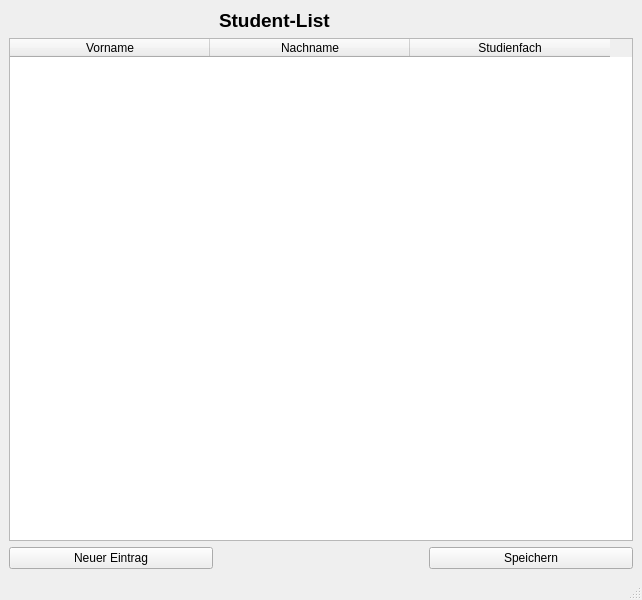
<?xml version="1.0" encoding="UTF-8"?>
<ui version="4.0">
 <class>MainWindow</class>
 <widget class="QMainWindow" name="MainWindow">
  <property name="geometry">
   <rect>
    <x>0</x>
    <y>0</y>
    <width>642</width>
    <height>600</height>
   </rect>
  </property>
  <property name="windowTitle">
   <string>MainWindow</string>
  </property>
  <widget class="QWidget" name="centralwidget">
   <layout class="QGridLayout" name="gridLayout">
    <item row="0" column="1">
     <widget class="QLabel" name="label">
      <property name="font">
       <font>
        <pointsize>14</pointsize>
        <bold>true</bold>
       </font>
      </property>
      <property name="text">
       <string>Student-List</string>
      </property>
     </widget>
    </item>
    <item row="1" column="0" colspan="3">
     <widget class="QTableWidget" name="studentsTable">
      <property name="gridStyle">
       <enum>Qt::PenStyle::SolidLine</enum>
      </property>
      <attribute name="horizontalHeaderDefaultSectionSize">
       <number>200</number>
      </attribute>
      <attribute name="horizontalHeaderShowSortIndicator" stdset="0">
       <bool>false</bool>
      </attribute>
      <attribute name="horizontalHeaderStretchLastSection">
       <bool>false</bool>
      </attribute>
      <attribute name="verticalHeaderShowSortIndicator" stdset="0">
       <bool>false</bool>
      </attribute>
      <attribute name="verticalHeaderStretchLastSection">
       <bool>false</bool>
      </attribute>
      <column>
       <property name="text">
        <string>Vorname</string>
       </property>
      </column>
      <column>
       <property name="text">
        <string>Nachname</string>
       </property>
      </column>
      <column>
       <property name="text">
        <string>Studienfach</string>
       </property>
      </column>
     </widget>
    </item>
    <item row="2" column="0">
     <widget class="QPushButton" name="newEntryButton">
      <property name="text">
       <string>Neuer Eintrag</string>
      </property>
     </widget>
    </item>
    <item row="2" column="2">
     <widget class="QPushButton" name="saveButton">
      <property name="text">
       <string>Speichern</string>
      </property>
     </widget>
    </item>
   </layout>
  </widget>
  <widget class="QMenuBar" name="menubar">
   <property name="geometry">
    <rect>
     <x>0</x>
     <y>0</y>
     <width>642</width>
     <height>26</height>
    </rect>
   </property>
  </widget>
  <widget class="QStatusBar" name="statusbar"/>
 </widget>
 <resources/>
 <connections/>
</ui>
